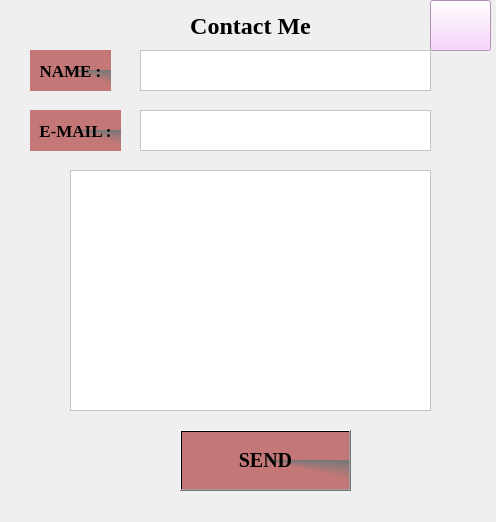
<?xml version="1.0" encoding="UTF-8"?>
<ui version="4.0">
 <class>Form</class>
 <widget class="QWidget" name="Form">
  <property name="geometry">
   <rect>
    <x>0</x>
    <y>0</y>
    <width>496</width>
    <height>522</height>
   </rect>
  </property>
  <property name="windowTitle">
   <string>Form</string>
  </property>
  <property name="styleSheet">
   <string notr="true">background-color: qlineargradient(spread:pad, x1:0, y1:0, x2:1, y2:0, stop:0 rgba(246, 189, 237, 255), stop:0.14 rgba(194, 207, 246, 255), stop:0.238636 rgba(249, 162, 183, 255), stop:0.323864 rgba(206, 122, 218, 255), stop:0.346591 rgba(184, 160, 168, 255), stop:0.448864 rgba(171, 186, 248, 255), stop:0.5 rgba(251, 205, 202, 255), stop:0.551136 rgba(170, 128, 185, 255), stop:0.625 rgba(252, 222, 204, 255), stop:0.732955 rgba(254, 223, 175, 255), stop:0.795455 rgba(254, 236, 244, 255), stop:0.897727 rgba(255, 191, 221, 255), stop:0.9375 rgba(100, 115, 124, 255));</string>
  </property>
  <widget class="QLabel" name="label">
   <property name="geometry">
    <rect>
     <x>30</x>
     <y>50</y>
     <width>81</width>
     <height>41</height>
    </rect>
   </property>
   <property name="font">
    <font>
     <family>Times New Roman</family>
     <pointsize>13</pointsize>
     <weight>75</weight>
     <bold>true</bold>
    </font>
   </property>
   <property name="styleSheet">
    <string notr="true">background-color: qconicalgradient(cx:0.5, cy:0.5, angle:0, stop:0.903409 rgba(153, 0, 0, 128), stop:1 rgba(32, 32, 32, 147));</string>
   </property>
   <property name="text">
    <string>NAME :</string>
   </property>
   <property name="alignment">
    <set>Qt::AlignCenter</set>
   </property>
  </widget>
  <widget class="QLabel" name="label_2">
   <property name="geometry">
    <rect>
     <x>30</x>
     <y>110</y>
     <width>91</width>
     <height>41</height>
    </rect>
   </property>
   <property name="font">
    <font>
     <family>Times New Roman</family>
     <pointsize>13</pointsize>
     <weight>75</weight>
     <bold>true</bold>
    </font>
   </property>
   <property name="styleSheet">
    <string notr="true">background-color: qconicalgradient(cx:0.5, cy:0.5, angle:0, stop:0.903409 rgba(153, 0, 0, 128), stop:1 rgba(32, 32, 32, 147));</string>
   </property>
   <property name="text">
    <string>E-MAIL :</string>
   </property>
   <property name="alignment">
    <set>Qt::AlignCenter</set>
   </property>
  </widget>
  <widget class="QTextEdit" name="textEdit_name">
   <property name="geometry">
    <rect>
     <x>140</x>
     <y>50</y>
     <width>291</width>
     <height>41</height>
    </rect>
   </property>
   <property name="font">
    <font>
     <family>Times New Roman</family>
     <pointsize>12</pointsize>
     <weight>50</weight>
     <bold>false</bold>
    </font>
   </property>
   <property name="styleSheet">
    <string notr="true">background-color: rgb(255, 255, 255);</string>
   </property>
  </widget>
  <widget class="QTextEdit" name="textEdit_mail">
   <property name="geometry">
    <rect>
     <x>140</x>
     <y>110</y>
     <width>291</width>
     <height>41</height>
    </rect>
   </property>
   <property name="font">
    <font>
     <family>Times New Roman</family>
     <pointsize>12</pointsize>
     <weight>50</weight>
     <bold>false</bold>
    </font>
   </property>
   <property name="styleSheet">
    <string notr="true">background-color: rgb(255, 255, 255);</string>
   </property>
  </widget>
  <widget class="QTextEdit" name="textEdit_message">
   <property name="geometry">
    <rect>
     <x>70</x>
     <y>170</y>
     <width>361</width>
     <height>241</height>
    </rect>
   </property>
   <property name="font">
    <font>
     <family>Times New Roman</family>
     <pointsize>12</pointsize>
     <weight>50</weight>
     <bold>false</bold>
    </font>
   </property>
   <property name="styleSheet">
    <string notr="true">background-color: rgb(255, 255, 255);</string>
   </property>
  </widget>
  <widget class="QPushButton" name="pushButton_send">
   <property name="geometry">
    <rect>
     <x>180</x>
     <y>430</y>
     <width>171</width>
     <height>61</height>
    </rect>
   </property>
   <property name="font">
    <font>
     <family>Times New Roman</family>
     <pointsize>15</pointsize>
     <weight>75</weight>
     <bold>true</bold>
    </font>
   </property>
   <property name="styleSheet">
    <string notr="true">background-color: qconicalgradient(cx:0.5, cy:0.5, angle:0, stop:0.903409 rgba(153, 0, 0, 128), stop:1 rgba(32, 32, 32, 147));</string>
   </property>
   <property name="text">
    <string>SEND</string>
   </property>
  </widget>
  <widget class="QLabel" name="label_3">
   <property name="geometry">
    <rect>
     <x>140</x>
     <y>10</y>
     <width>221</width>
     <height>31</height>
    </rect>
   </property>
   <property name="font">
    <font>
     <family>Times New Roman</family>
     <pointsize>18</pointsize>
     <weight>75</weight>
     <bold>true</bold>
    </font>
   </property>
   <property name="text">
    <string>Contact Me</string>
   </property>
   <property name="alignment">
    <set>Qt::AlignCenter</set>
   </property>
  </widget>
  <widget class="QPushButton" name="pushButton_13">
   <property name="geometry">
    <rect>
     <x>430</x>
     <y>0</y>
     <width>61</width>
     <height>51</height>
    </rect>
   </property>
   <property name="font">
    <font>
     <pointsize>12</pointsize>
     <weight>75</weight>
     <bold>true</bold>
    </font>
   </property>
   <property name="styleSheet">
    <string notr="true">background-color: rgb(249, 198, 255);</string>
   </property>
   <property name="text">
    <string/>
   </property>
   <property name="icon">
    <iconset resource="icons.qrc">
     <normaloff>:/icons/icons/25694 (1).png</normaloff>:/icons/icons/25694 (1).png</iconset>
   </property>
   <property name="iconSize">
    <size>
     <width>100</width>
     <height>50</height>
    </size>
   </property>
  </widget>
 </widget>
 <resources>
  <include location="icons.qrc"/>
 </resources>
 <connections/>
</ui>
